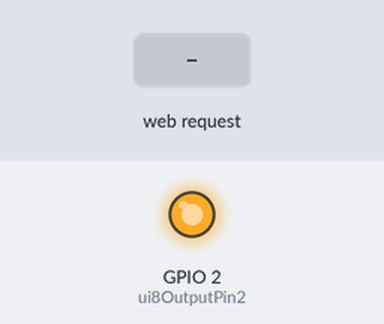
Simulated run of this program. Board: ESP8266 (NodeMCU). On the bench: output pins drawn as LEDs (lit = HIGH). The inputs (shaded band) are chosen by the test bench. WiFi joins after 1.5 s; servers stay silent unless stated; what the program prints to the serial monitor is not drawn.

Above: at 2.7 s.
2.8 s: HTTP request GET /2/on received
At 3.4 s:
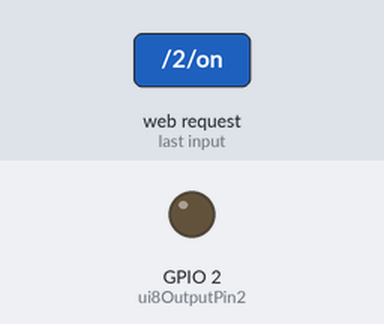
4.3 s: HTTP request GET /off received
At 5.7 s:
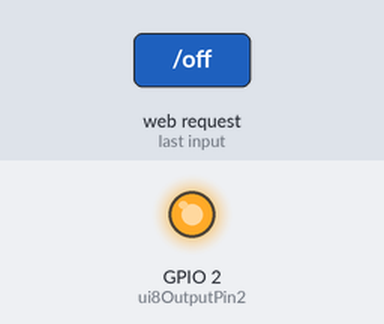
Timing chart, 0 to 7.3 s (numbered marks = the images above; inputs shaded):
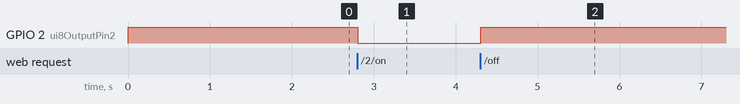

Measured:
- after the input at 2.8 s, GPIO 2 (ui8OutputPin2): HIGH → LOW at once
- after the input at 4.3 s, GPIO 2 (ui8OutputPin2): LOW → HIGH at once

The program:

main.cpp
```cpp
// (licence header left out)
#include <Arduino.h>
#include <ESP8266WiFi.h>

/* Wifi credentials */
#define WIFI_SSID		"IOTDev"
#define WIFI_PASSWORD	"IOTDev1234"

/* Set web server port number to 80 */
WiFiServer server(80);

/* Variable to store the HTTP request */
String header;

/* Auxiliar variables to store the current output state */
String sOutput2State = "off";

/* Assign output variables to GPIO pins */
uint8_t ui8OutputPin2 = 2;

/* Current time */

unsigned long currentTime = millis();

/* Previous time */
unsigned long previousTime = 0;

/* Define timeout time in milliseconds (example: 2000ms = 2s) */
const long timeoutTime = 2000;

void setup() {
	/* set UART1 baudrate to 9600 */
	Serial.begin(9600);

	/* Initialize the pins to output */
	pinMode(ui8OutputPin2, OUTPUT);

	/* Set outputs to LOW at init */
	digitalWrite(ui8OutputPin2, HIGH);

	/* Connect to Wi-Fi network with SSID and password */
	Serial.print("Connecting to ");
	Serial.println(WIFI_SSID);
	WiFi.begin(WIFI_SSID, WIFI_PASSWORD);
	while (WiFi.status() != WL_CONNECTED) {
		delay(500);
		Serial.print(".");
	}

	/* Print local IP address and start web server */
	Serial.println("");
	Serial.println("WiFi connected.");
	Serial.println("IP address: ");
	Serial.println(WiFi.localIP());
	server.begin();
}

void loop(){
	/* Listen for incoming clients */
	WiFiClient client = server.available();

	/* if any new connection */
	if (client) {
		Serial.println("New Client.");
		String currentLine = "";
		currentTime = millis();
		previousTime = currentTime;
		while (client.connected() && currentTime - previousTime <= timeoutTime) {
			currentTime = millis();
			if (client.available()) {
				char c = client.read();
				Serial.write(c);
				header += c;
				if (c == '\n') {
					if (currentLine.length() == 0) {
						client.println("HTTP/1.1 200 OK");
						client.println("Content-type:text/html");
						client.println("Connection: close");
						client.println();
						if (header.indexOf("GET /2/on") >= 0) {
							Serial.println("GPIO 2 on");
							sOutput2State = "on";
							digitalWrite(ui8OutputPin2, LOW);
						} else{
							Serial.println("GPIO 2 off");
							sOutput2State = "off";
							digitalWrite(ui8OutputPin2, HIGH);
						}
						/* Display the HTML web page */
						client.println("<!DOCTYPE html><html>");
						client.println("<head><meta name=\"viewport\" content=\"width=device-width, initial-scale=1\">");
						client.println("<link rel=\"icon\" href=\"data:,\">");
            			client.println("<style>html { font-family: Helvetica; display: inline-block; margin: 0px auto; text-align: center;}");
            			client.println(".button { background-color: #195B6A; border: none; color: white; padding: 16px 40px;");
            			client.println("text-decoration: none; font-size: 30px; margin: 2px; cursor: pointer;}");
            			client.println(".button2 {background-color: #77878A;}</style></head>");

            			/* Web Page Heading */
            			client.println("<body><h1>ESP8266 Web Server</h1>");

	            		// Display current state, and ON/OFF buttons for GPIO 2
      	      			client.println("<p>GPIO 2 - State " + sOutput2State + "</p>");
            			// If the output2State is off, it displays the ON button
            			if (sOutput2State=="off") {
              				client.println("<p><a href=\"/2/on\"><button class=\"button\">ON</button></a></p>");
            		} else {
              			client.println("<p><a href=\"/2/off\"><button class=\"button button2\">OFF</button></a></p>");
            		}
            		client.println("</body></html>");

            		// The HTTP response ends with another blank line
            		client.println();
            		// Break out of the while loop
            		break;
          		} else { // if you got a newline, then clear currentLine
            		currentLine = "";
          		}
        	} else if (c != '\r') {  // if you got anything else but a carriage return character,
        		currentLine += c;      // add it to the end of the currentLine
    		}
    	}
	}
    	// Clear the header variable
    	header = "";
    	// Close the connection
    	client.stop();
    	Serial.println("Client disconnected.");
    	Serial.println("");
	}
}
```
